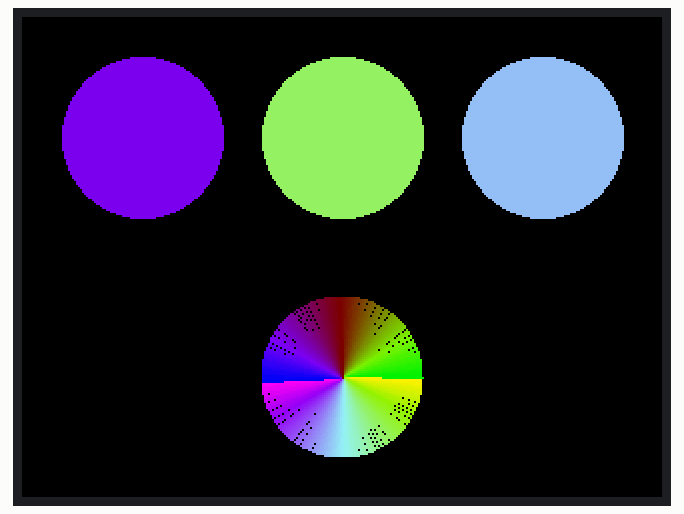
This sketch was run on a simulated ESP32. On the bench: 320×240 colour display. WiFi joins after 1.5 s; servers stay silent unless stated; the local clock reads 2024-03-15 10:24:30 at power-on unless the sketch sets it.

Above: at 2.4 s.
At 6.5 s:
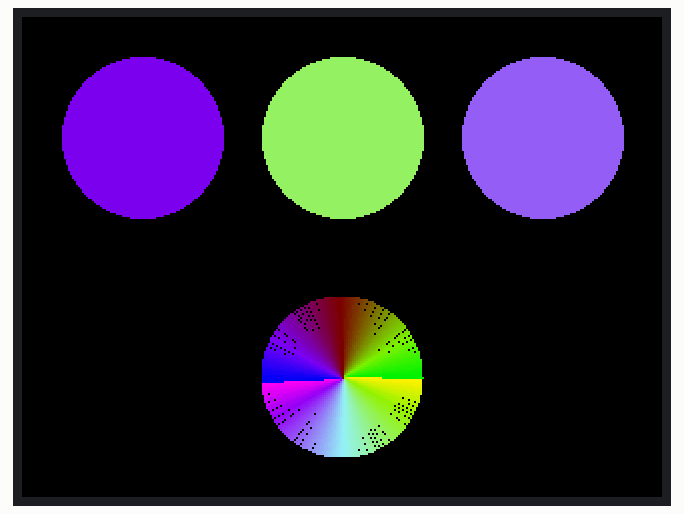
At 11.6 s:
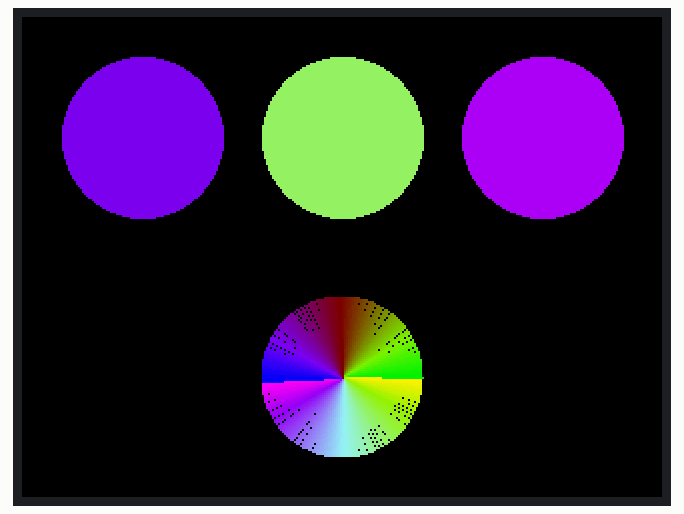
At 20.7 s:
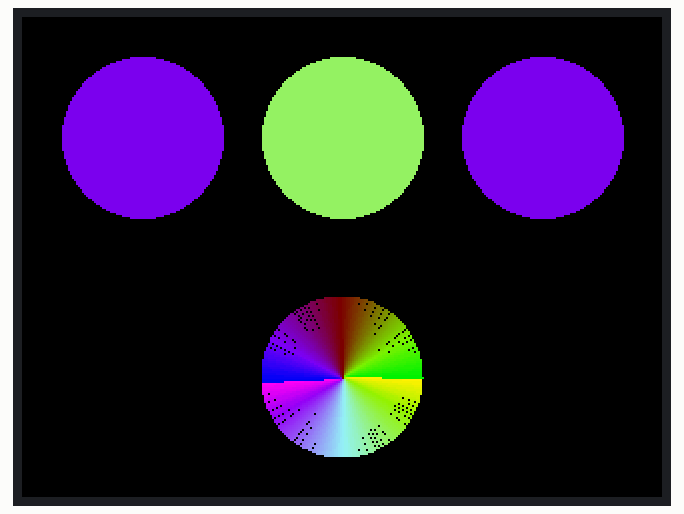
At 29.9 s:
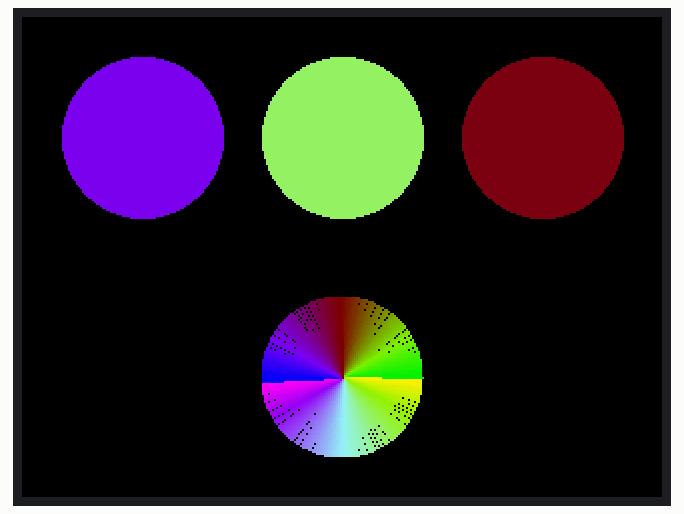
At 39.0 s:
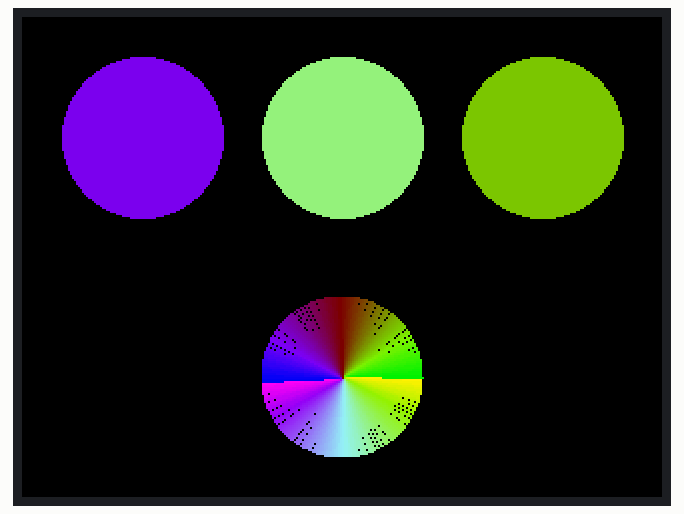

The sketch:

color_clock.ino
```cpp
#include <M5Stack.h>
#include <WiFi.h>

#define JST 3600*9

//ここを変える
const char* ssid = "your wifi ssid";
const char* password = "your wifi password";

//M5stackでは2byteカラー
int color = 0xfffe;

int color_h[12] = {}; //時間の色
int color_m[60] = {}; //分の色

//初期値の色を宣言
int R = B11111;
int G = B000000;
int B = B00000;

int setColor(int color, int Red, int Green, int Blue){
  //RGBの値を設定する関数

  color = color | Red << 11;
  color = color | Green << 5;
  color = color | Blue;

  return color;
}

void setup(){
  M5.begin();
  delay(100);

  //Wifiの接続
  M5.Lcd.print("\n\nStart\n");

  WiFi.begin(ssid, password);
  while(WiFi.status() != WL_CONNECTED) {
    M5.Lcd.print('.');
    delay(500);
  }
  M5.Lcd.println();
  M5.Lcd.printf("Connected, IP address: ");
  M5.Lcd.println(WiFi.localIP());
  delay(500);
  M5.Lcd.fillScreen(BLACK); //表示している文字の削除

  configTime( JST, 0, "ntp.nict.jp", "ntp.jst.mfeed.ad.jp");

  float pi = 3.14;

  for(int i = 0; i <= 360; i++){ //色相環の作成
    int angle = i-90;
    float rad = float(angle) * (pi/ 180);

    int x1 = 160 + 40 * cos(rad);
    int y1 = 180 + 40 * sin(rad);

    if(0 <= i && i < 60){
      G++;
    }
    if(60 <= i && i < 120){
      R--;
    }
    if(120 <= i && i < 180){
      B++;
    }
    if(180 <= i && i < 240){
      G--;
    }
    if(240 <= i && i < 300){
      R++;
    }
    if(300 <= i && i < 360){
      B--;
    }
    color = setColor(color, R/2, G, B/2);
    M5.Lcd.drawLine(x1, y1, 160, 180, color);

    if(i % 30 == 0){
      //時の色配列を作成
      color_h[i/30] = color;
    }
    if(i % 6 == 0){
      //分の色配列を作成
      color_m[i/6] = color;
    }
    color = 0;
  }
}

void loop(){
  time_t t;
  struct tm *tm;

  t = time(NULL);
  tm = localtime(&t);

  //時間によって色を変える
  M5.Lcd.fillCircle(60,60,40,color_h[tm->tm_hour % 12]);
  M5.Lcd.fillCircle(160,60,40,color_m[tm->tm_min]);
  M5.Lcd.fillCircle(260,60,40,color_m[tm->tm_sec]);

  delay(1000);
}
```

Measured:
- what the display in image 4 shows lasts 1.1 s, from 29.8 s to 30.9 s
